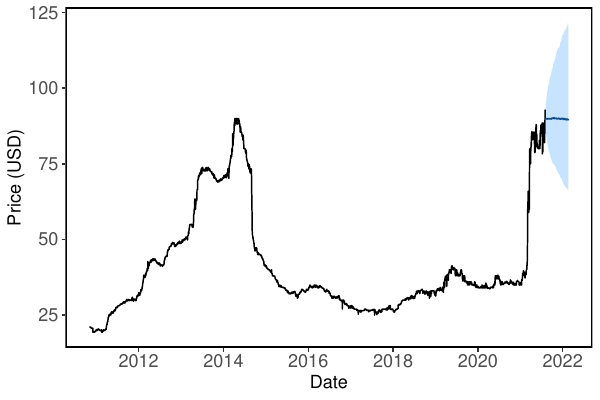

Recreate this plot in R.
####
## Practice setting up a complete forecasting workflow
## For now using MTG pricing as an example
####

needed_packages <- c("dplyr", "ggplot2", "rstan")

lapply(needed_packages, require, character.only = TRUE)

source("ggplot_theme.R")

extract_price <- function(x) {
split1 <- strsplit(x, split = "n")[[1]][2]
split2 <- strsplit(split1, split = ", ")[[1]]
}

## Load pricing data
pd <- read.csv("pd.txt", header=FALSE, sep=";")[, 1]

## date
price.out <- apply(as.matrix(pd), 1, extract_price)
price.out <- data.frame(date = price.out[1, ], price = price.out[2, ])

price.out$date <- as.Date(price.out$date)
price.out$price <- as.numeric(price.out$price)

num_forecast <- 200

## Very simple random walk
stan.data <- with(
  price.out
, list(
  y      = log(price.out$price)
, N      = nrow(price.out)
, x_ic   = 20
, tau_ic = 20
, a_obs  = 1, r_obs = 1     ## obs error prior
, a_add  = 1, r_add = 1     ## process error prior
## Forecast
, N_f    = num_forecast

)
)

stan.fit <- stan(
  file    = "mtg_price.stan"
, data    = stan.data
, chains  = 1
, cores   = 1
, iter    = 3000
, warmup  = 500
, thin    = 1
)

stan.fit.summary      <- summary(stan.fit)[[1]]

stan.fit.summary.pred <- as.data.frame(stan.fit.summary[
   grep("y_f_o", dimnames(summary(stan.fit)[[1]])[[1]])
  , c(4:8)])[, c(1, 3, 5)]

names(stan.fit.summary.pred) <- c("lwr", "mid", "upr")
stan.fit.summary.pred <- stan.fit.summary.pred %>% mutate(
  date = max(price.out$date) + seq(1, num_forecast)
)

gg1 <- ggplot(price.out) + 
  geom_line(aes(date, price)) + 
  xlab("Date") + ylab("Price (USD)") + 
  geom_ribbon(data = stan.fit.summary.pred
    , aes(date, ymin = lwr, ymax = upr)
    , alpha = 0.25
    , fill = "dodgerblue1") +
  geom_line(data = stan.fit.summary.pred, aes(date, mid), colour = "dodgerblue4") 
  
ggsave("mtg_price.pdf", width = 6, height = 4)
